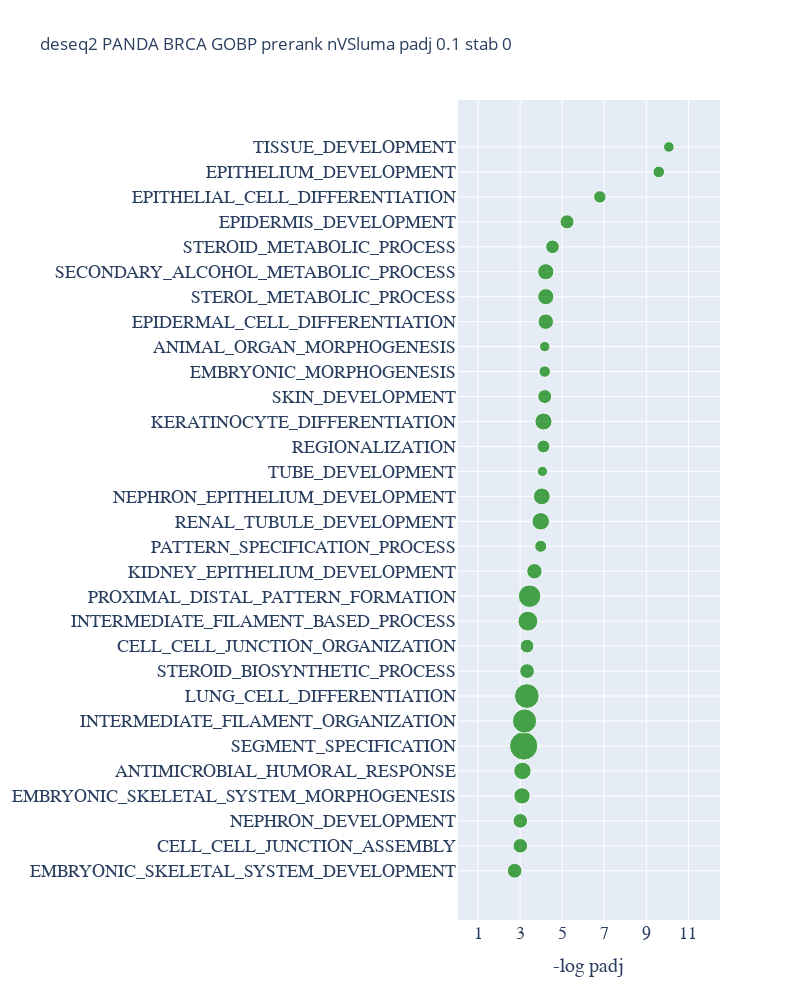
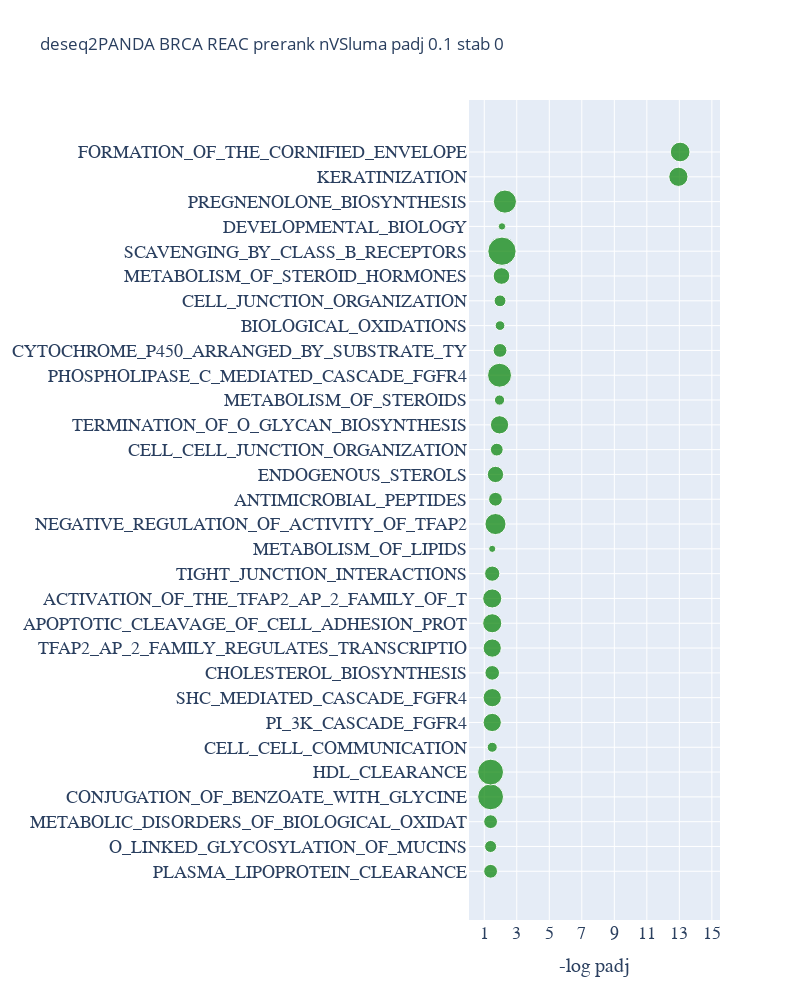

Notebook code cell kept with these figures, in order:
### Code cell
from node2vec2rank.post_utils import plot_gseapy_enrich 

stability_cutoff = 0
padj_cutoff = 0.1

save_directory = '../results/results_gsea/' + gsea_exp_parent_folder_name


if do_kegg:
    title = network_inf_method+ " " +  tissue +  " KEGG prerank " + target + " padj " + str(padj_cutoff) + " stab " + str(stability_cutoff)
    plot_gseapy_enrich(deseq_res_enrich_KEGG_pd, padj_cutoff=padj_cutoff,characters_trim=40, trim_first_num_characters=5,has_stability=False, stability_cutoff=stability_cutoff, title="deseq2 " + title,output_dir=save_directory)

if do_gobp:
    title = network_inf_method+ " " +  tissue +  " GOBP prerank " + target + " padj " + str(padj_cutoff) + " stab " + str(stability_cutoff)
    plot_gseapy_enrich(deseq_res_enrich_GOBP_pd, padj_cutoff=padj_cutoff,characters_trim=40, trim_first_num_characters=5,has_stability=False, stability_cutoff=stability_cutoff, title="deseq2 " + title,output_dir=save_directory)

if do_reac:
    title = network_inf_method+ " " +  tissue +  " REAC prerank " + target + " padj " + str(padj_cutoff) + " stab " + str(stability_cutoff)
    plot_gseapy_enrich(deseq_res_enrich_REAC_pd, padj_cutoff=padj_cutoff,characters_trim=40, trim_first_num_characters=9,has_stability=False, stability_cutoff=stability_cutoff, title="deseq2" + title,output_dir=save_directory)

if do_immune:
    title = network_inf_method+ " " +  tissue +  " IMMUNE prerank " + target + " padj " + str(padj_cutoff) + " stab " + str(stability_cutoff)
    plot_gseapy_enrich(deseq_res_enrich_IMMUNE_pd, padj_cutoff=padj_cutoff,characters_trim=40, trim_first_num_characters=9,has_stability=False, stability_cutoff=stability_cutoff, title="deseq2 " + title,output_dir=save_directory)

### Figure 1 — Plotly figure (JSON) as saved in the notebook; plotly's stock layout.template omitted (floating-point values rounded to 4 significant figures)
{"data": [{"hovertemplate": "-log padj=%{x}<br>pathway=%{y}<br>overlap=%{marker.size}<extra></extra>", "legendgroup": "", "marker": {"color": "green", "size": [0.09735, 0.09524, 0.09524, 0.119, 0.1364, 0.3571, 0.2609, 0.2727, 0.09701, 0.08427, 0.1778, 0.2258, 0.1057, 0.06486, 0.1375, 0.1263, 0.04624, 0.0742, 0.1304, 0.08654, 0.05814, 0.04829, 0.1071, 0.1167, 0.1176, 0.08333, 0.08835, 0.06897, 0.06019, 0.05064], "sizemode": "area", "sizeref": 0.0008929, "symbol": "circle"}, "mode": "markers", "name": "", "orientation": "h", "showlegend": false, "type": "scatter", "x": [2.74, 3.01, 3.01, 3.09, 3.11, 3.17, 3.21, 3.32, 3.33, 3.33, 3.37, 3.45, 3.68, 3.98, 3.98, 4.03, 4.06, 4.11, 4.11, 4.17, 4.17, 4.17, 4.22, 4.22, 4.22, 4.54, 5.23, 6.79, 9.59, 10.07], "xaxis": "x", "y": ["EMBRYONIC_SKELETAL_SYSTEM_DEVELOPMENT", "CELL_CELL_JUNCTION_ASSEMBLY", "NEPHRON_DEVELOPMENT", "EMBRYONIC_SKELETAL_SYSTEM_MORPHOGENESIS", "ANTIMICROBIAL_HUMORAL_RESPONSE", "SEGMENT_SPECIFICATION", "INTERMEDIATE_FILAMENT_ORGANIZATION", "LUNG_CELL_DIFFERENTIATION", "STEROID_BIOSYNTHETIC_PROCESS", "CELL_CELL_JUNCTION_ORGANIZATION", "INTERMEDIATE_FILAMENT_BASED_PROCESS", "PROXIMAL_DISTAL_PATTERN_FORMATION", "KIDNEY_EPITHELIUM_DEVELOPMENT", "PATTERN_SPECIFICATION_PROCESS", "RENAL_TUBULE_DEVELOPMENT", "NEPHRON_EPITHELIUM_DEVELOPMENT", "TUBE_DEVELOPMENT", "REGIONALIZATION", "KERATINOCYTE_DIFFERENTIATION", "SKIN_DEVELOPMENT", "EMBRYONIC_MORPHOGENESIS", "ANIMAL_ORGAN_MORPHOGENESIS", "EPIDERMAL_CELL_DIFFERENTIATION", "STEROL_METABOLIC_PROCESS", "SECONDARY_ALCOHOL_METABOLIC_PROCESS", "STEROID_METABOLIC_PROCESS", "EPIDERMIS_DEVELOPMENT", "EPITHELIAL_CELL_DIFFERENTIATION", "EPITHELIUM_DEVELOPMENT", "TISSUE_DEVELOPMENT"], "yaxis": "y"}], "layout": {"autosize": true, "height": 1000, "legend": {"itemsizing": "constant", "tracegroupgap": 0}, "title": {"text": "deseq2 PANDA BRCA GOBP prerank nVSluma padj 0.1 stab 0"}, "width": 800, "xaxis": {"anchor": "y", "domain": [0, 1], "range": [0, 12.5], "tickfont": {"family": "Arial", "size": 18}, "tickvals": [1, 3, 5, 7, 9, 11], "title": {"font": {"family": "Arial", "size": 20}, "text": "-log padj"}}, "yaxis": {"anchor": "x", "domain": [0, 1], "tickfont": {"family": "Arial", "size": 18}, "title": {"font": {"family": "Arial", "size": 20}}}}}

### Figure 2 — Plotly figure (JSON) as saved in the notebook; plotly's stock layout.template omitted (floating-point values rounded to 4 significant figures)
{"data": [{"hovertemplate": "-log padj=%{x}<br>pathway=%{y}<br>overlap=%{marker.size}<extra></extra>", "legendgroup": "", "marker": {"color": "green", "size": [0.1429, 0.1087, 0.1429, 0.5, 0.5, 0.07547, 0.25, 0.25, 0.16, 0.25, 0.2727, 0.2727, 0.1739, 0.03858, 0.3333, 0.1429, 0.2, 0.1224, 0.25, 0.07874, 0.4286, 0.1429, 0.07018, 0.1053, 0.2083, 0.6, 0.04101, 0.4, 0.2769, 0.2903], "sizemode": "area", "sizeref": 0.0015, "symbol": "circle"}, "mode": "markers", "name": "", "orientation": "h", "showlegend": false, "type": "scatter", "x": [1.39, 1.39, 1.39, 1.39, 1.39, 1.49, 1.49, 1.49, 1.49, 1.49, 1.49, 1.49, 1.49, 1.49, 1.69, 1.69, 1.69, 1.77, 1.94, 1.94, 1.94, 1.97, 1.97, 1.97, 2.06, 2.09, 2.09, 2.27, 12.94, 13.05], "xaxis": "x", "y": ["PLASMA_LIPOPROTEIN_CLEARANCE", "O_LINKED_GLYCOSYLATION_OF_MUCINS", "METABOLIC_DISORDERS_OF_BIOLOGICAL_OXIDAT", "CONJUGATION_OF_BENZOATE_WITH_GLYCINE", "HDL_CLEARANCE", "CELL_CELL_COMMUNICATION", "PI_3K_CASCADE_FGFR4", "SHC_MEDIATED_CASCADE_FGFR4", "CHOLESTEROL_BIOSYNTHESIS", "TFAP2_AP_2_FAMILY_REGULATES_TRANSCRIPTIO", "APOPTOTIC_CLEAVAGE_OF_CELL_ADHESION_PROT", "ACTIVATION_OF_THE_TFAP2_AP_2_FAMILY_OF_T", "TIGHT_JUNCTION_INTERACTIONS", "METABOLISM_OF_LIPIDS", "NEGATIVE_REGULATION_OF_ACTIVITY_OF_TFAP2", "ANTIMICROBIAL_PEPTIDES", "ENDOGENOUS_STEROLS", "CELL_CELL_JUNCTION_ORGANIZATION", "TERMINATION_OF_O_GLYCAN_BIOSYNTHESIS", "METABOLISM_OF_STEROIDS", "PHOSPHOLIPASE_C_MEDIATED_CASCADE_FGFR4", "CYTOCHROME_P450_ARRANGED_BY_SUBSTRATE_TY", "BIOLOGICAL_OXIDATIONS", "CELL_JUNCTION_ORGANIZATION", "METABOLISM_OF_STEROID_HORMONES", "SCAVENGING_BY_CLASS_B_RECEPTORS", "DEVELOPMENTAL_BIOLOGY", "PREGNENOLONE_BIOSYNTHESIS", "KERATINIZATION", "FORMATION_OF_THE_CORNIFIED_ENVELOPE"], "yaxis": "y"}], "layout": {"autosize": true, "height": 1000, "legend": {"itemsizing": "constant", "tracegroupgap": 0}, "title": {"text": "deseq2PANDA BRCA REAC prerank nVSluma padj 0.1 stab 0"}, "width": 800, "xaxis": {"anchor": "y", "domain": [0, 1], "range": [0, 15.5], "tickfont": {"family": "Arial", "size": 18}, "tickvals": [1, 3, 5, 7, 9, 11, 13, 15], "title": {"font": {"family": "Arial", "size": 20}, "text": "-log padj"}}, "yaxis": {"anchor": "x", "domain": [0, 1], "tickfont": {"family": "Arial", "size": 18}, "title": {"font": {"family": "Arial", "size": 20}}}}}
